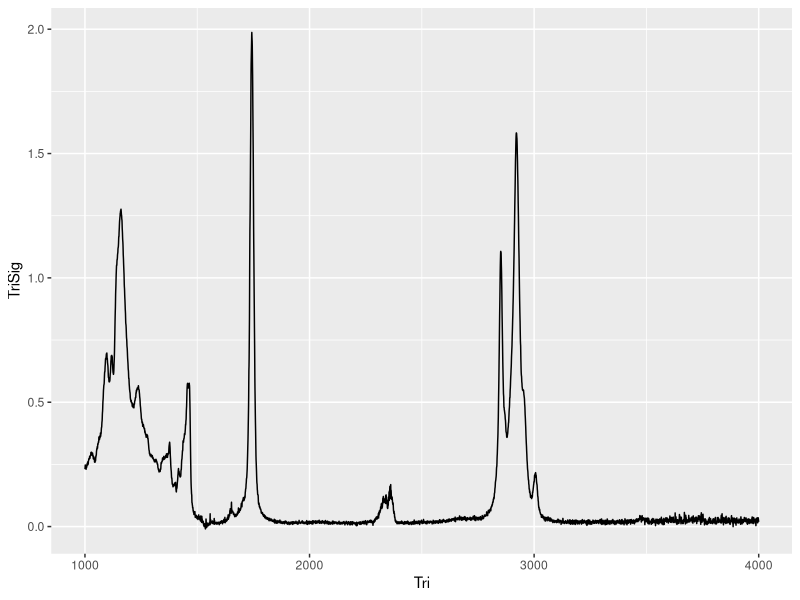
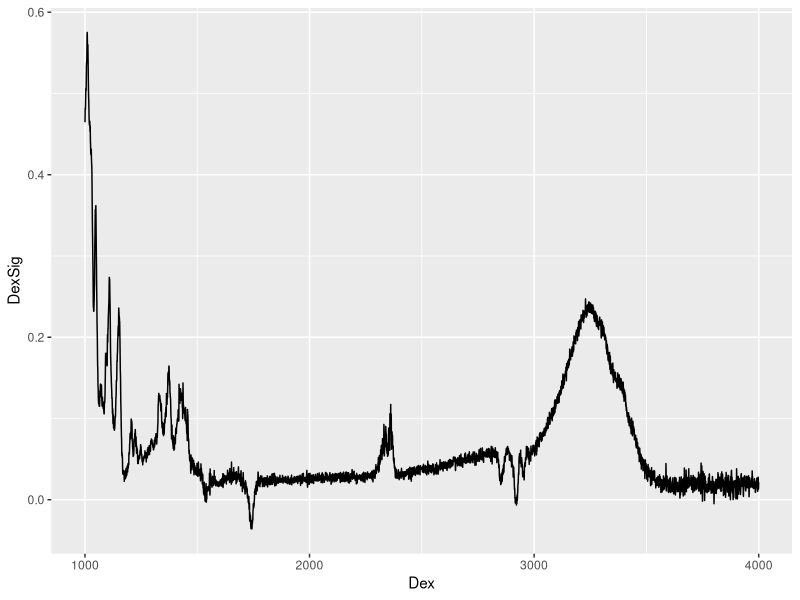

Here is the R script that generated these plots, in order: (Note: this script raises an error after producing the figures.)
#remember to set directory to project file
#remember to have tidyverse loaded for organization of data
library(tidyverse) 

#Now that we have AUC values for carbonyl and OH peaks, we need to give meaning to them by providing context using exemplars
#As mentioned above, the exemplar for lipid/carbonyl will be tricaprin while the exemplar for carbohydrates will be dextrose.

tidyexemplars<-read_csv("exemplars in csv.csv") #load exemplar data for lipid (tricaprin), and carbohydrate (dextrose)
head(tidyexemplars) #check to see if upload worked

#separate the exemplar data from each other and check to see if separation worked
trisig <- select(tidyexemplars, Tri, TriSig)
head(trisig)
dexsig <- select(tidyexemplars, Dex, DexSig)
head(dexsig)

#now that we have this data, we can graph it to see what the exemplars look like on FTIR
#plot the data, and add tick marks on the x axis
#tricaprin plot
ggplot(data= trisig, aes(x=Tri, y = TriSig, group = 1)) + geom_line() 
#dextrose plot
ggplot(data= dexsig, aes(x=Dex, y = DexSig, group = 1)) + geom_line() 

#We can check to see that, indeed, the Dextrose exemplar has a large,broad peak around wavenumber 3300
#and the Tricaprin exemplar does indeed have a narrow but very high peak around wavenumber 1700

#after we've confirmed that the exemplars are in order, we extract the carbonyl signal of the tricaprin 
#and the OH signal of the dextrose in a similar way as we did for our sample(s)

tri_upper <-which (trisig ==1750)
tri_lower <-which (trisig ==1650)
tri_signal <- slice(trisig, tri_upper:tri_lower)

dex_upper <-which (dexsig ==3400)
dex_lower <-which (dexsig ==3200)
dex_signal <- slice(dexsig, dex_upper:dex_lower)

#finally, we calculate the AUC of the exemplars

wave_tri <-select (tri_signal, Tri)
absorb_tri <- select (tri_signal, TriSig)
wave_dex <-select (dex_signal, Dex)
absorb_dex <-select (dex_signal, DexSig)

#we're going to use the rollmean function again to calculate AUC so make sure the zoo library is loaded
#and, once again, we're using the pull function to get a vector from the tbls

trivecX <- as.numeric(pull(wave_tri)) #getting vectors
trivecY <- as.numeric(pull(absorb_tri)) #getting vectors
tri_id <- order(trivecX) #providing indices for the rollmean function
AUC_tri <- sum(diff(trivecX[tri_id])*rollmean(trivecY[tri_id],2))    #rollmean function giving AUC

dexvecX <- as.numeric(pull(wave_dex)) #getting vectors
dexvecY <- as.numeric(pull(absorb_dex)) #getting vectors
dex_id <- order(dexvecX) #providing indices for the rollmean function
AUC_dex <- sum(diff(dexvecX[dex_id])*rollmean(dexvecY[dex_id],2))   #rollmean function giving AUC

#view the AUC values
AUC_dex
AUC_tri